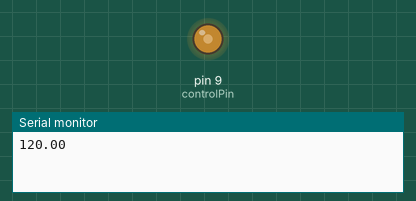
Recording of a sketch running on a simulated Arduino Uno, built with avr-gcc and run on an emulated ATmega328P. Parts: output pins drawn as LEDs (lit = HIGH), the last lines printed to the serial monitor.

Above: at 0.05 s.
At 2.75 s:
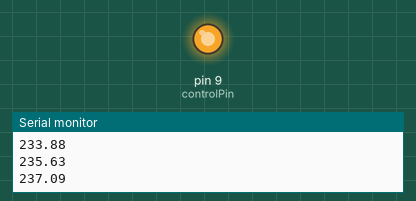
At 5.5 s:
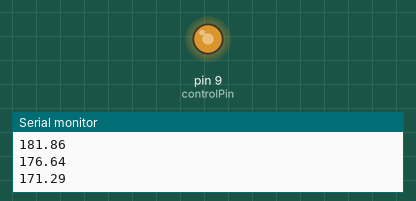
At 11.75 s:
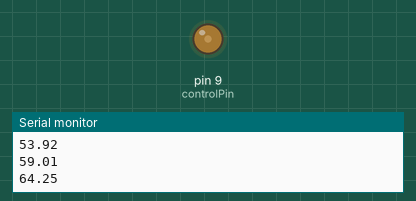
Timing chart, 0 to 16.5 s (numbered marks = the images above):
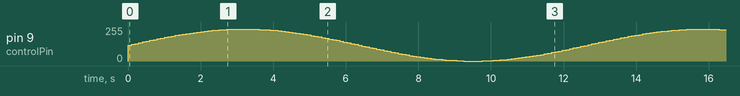

The sketch:

sine_wave_flow_profile.ino
```cpp
int controlPin = 9;
int value = 0;
int i = 0;

int stepVal = 100;
float motorVoltage = 0;

void setup() {
  pinMode(controlPin, OUTPUT);
  Serial.begin(9600);
}

void loop()
{

motorVoltage = 120 * sin(0.05*i) + 120;
    analogWrite(controlPin, (int)motorVoltage);
    Serial.println(motorVoltage);
    delay(stepVal);

    i +=1;
}
```
